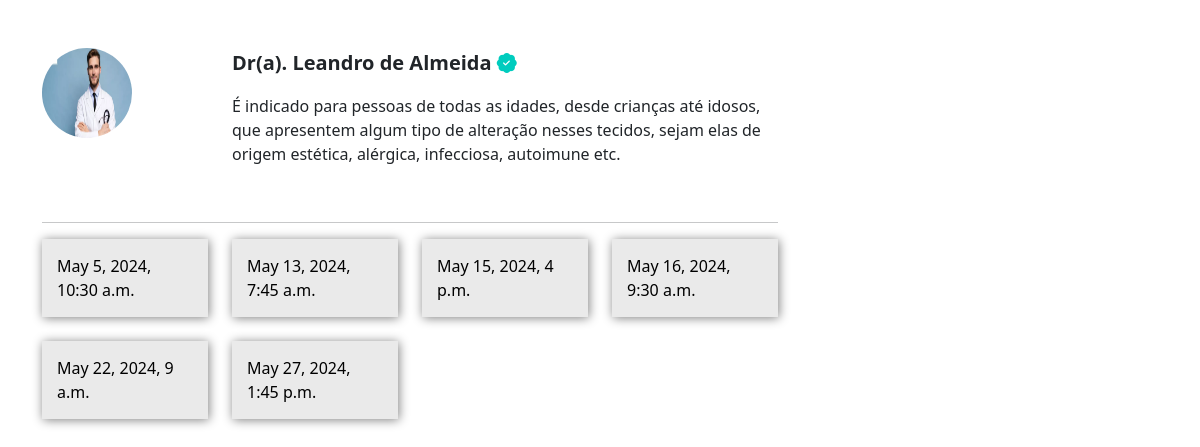
The page /pacientes/escolher_horario/20/ (signed in) on the database its author committed.
### medico/models.py (models this page shows, shortened)
class DadosMedico(models.Model):
    crm = models.CharField(max_length=30)
    nome = models.CharField(max_length=100)
    cep = models.CharField(max_length=15)
    rua = models.CharField(max_length=100)
    bairro = models.CharField(max_length=100)
    numero = models.IntegerField()
    rg = models.ImageField(upload_to="rgs")
    cedula_identidade_medica = models.ImageField(upload_to='cim')
    foto = models.ImageField(upload_to="fotos_perfil")
    user = models.ForeignKey(User, on_delete=models.DO_NOTHING)
    descricao = models.TextField(null=True, blank=True)
    especialidade = models.ForeignKey(Especialidades, on_delete=models.DO_NOTHING, null=True, blank=True)
    valor_consulta = models.FloatField(default=100)

class DatasAbertas(models.Model):
    data = models.DateTimeField()
    user = models.ForeignKey(User, on_delete=models.DO_NOTHING)
    agendado = models.BooleanField(default=False)

### paciente/views.py (the view)
# urls.py: path('escolher_horario/<int:id_dados_medicos>/', views.escolher_horario, name="escolher_horario"),
@login_required
def escolher_horario(request, id_dados_medicos):
    if request.method == "GET":
        medico = DadosMedico.objects.get(id=id_dados_medicos)
        datas_abertas = DatasAbertas.objects.filter(user=medico.user).filter(data__gte=datetime.now()).filter(agendado=False)
        return render(request, 'escolher_horario.html', {'medico': medico, 'datas_abertas': datas_abertas,'is_medico':is_medico(request.user)})

### medico/models.py (called while the page is built)
def is_medico(user):
    return DadosMedico.objects.filter(user=user).exists()

### paciente/templates/escolher_horario.html (shortened to what this page needs)
{% extends "base.html" %}
{% load static %}
{% block 'head' %}
<link rel="stylesheet" href="{% static 'medicos/css/abrir_horario.css' %}">
<link rel="stylesheet" href="{% static 'usuarios/css/usuarios.css' %}">
<link rel="stylesheet" href="{% static 'medicos/css/cadastro_medico.css' %}">
<link rel="stylesheet" href="{% static 'pacientes/css/home.css' %}">
<link rel="stylesheet" href="https://cdn.jsdelivr.net/npm/bootstrap-icons@1.11.3/font/bootstrap-icons.min.css">
{% endblock 'head' %}
{% block 'body' %}
<div class="container">
    <br><br>
    <div class="row">
        <div class="col-md-8">
            <div class="row">
                <div class="col-md-3"><img src="{{medico.foto.url}}" class="foto-perfil-card" alt=""></div>
                <div class="col-md">
                    <p style="font-size: 20px" class="p-bold">Dr(a). {{medico.nome}} <i
                            class="bi bi-patch-check-fill icon-main"></i></p>
                    <p>{{medico.descricao}}</p>
                </div>
            </div>
            <br>
            <hr>
            <div class="row">
                {% for data_aberta in datas_abertas %}
                <div class="col-md-3">
                    <a class="link" href="{% url 'agendar_horario' data_aberta.id %}">
                        <div class='selecionar-dia'>
                            <div class="conteudo-data">
                                {{data_aberta.data}}
                            </div>
                        </div>
                    </a>
                    <br>
                </div>
                {% endfor %}
            </div>
        </div>
        <div class="col-md-4">
        </div>
    </div>
</div>
{% endblock 'body' %}

### templates/static/geral/css/base.css (style rules this page uses)
:root { --main-color: #00CCBE;--dark-color: #09A6A3;--contrast-color: #FFD686; }
.p-bold { font-weight: bold; }

### templates/static/pacientes/css/home.css (style rules this page uses)
.foto-perfil-card { width: 90px; height: 90px; border-radius: 45px; }
.icon-main { color: var(--main-color); }
.link { text-decoration: none; }
.selecionar-dia { width: 100%; background-color: #EAEAEA; box-shadow: 1px 1px 10px gray; }
.conteudo-data { padding: 15px; color: black; }

### rows shown on the page
DadosMedico: foto (picture), nome "Leandro de Almeida", descricao "É indicado para pessoas de todas as idades, desde crianças até idosos, que apresentem algum tipo de alteração nesses tecidos, sejam elas de origem estética, alérgica, infecciosa, autoimune etc."
DatasAbertas: data "May 5, 2024, 10:30 a.m."
DatasAbertas: data "May 13, 2024, 7:45 a.m."
DatasAbertas: data "May 15, 2024, 4 p.m."
DatasAbertas: data "May 16, 2024, 9:30 a.m."
DatasAbertas: data "May 22, 2024, 9 a.m."
DatasAbertas: data "May 27, 2024, 1:45 p.m."
